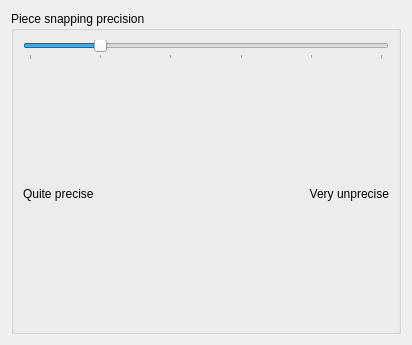
<ui version="4.0" >
 <class>GameplaySettingsWidget</class>
 <widget class="QWidget" name="GameplaySettingsWidget" >
  <property name="geometry" >
   <rect>
    <x>0</x>
    <y>0</y>
    <width>412</width>
    <height>345</height>
   </rect>
  </property>
  <layout class="QVBoxLayout" name="mainLayout" >
   <item>
    <widget class="QGroupBox" name="precisionBox" >
     <property name="title" >
      <string>Piece snapping precision</string>
     </property>
     <layout class="QGridLayout" name="precisionLayout" >
      <item row="0" column="0" colspan="2" >
       <widget class="QSlider" name="precisionSlider" >
        <property name="minimum" >
         <number>5</number>
        </property>
        <property name="maximum" >
         <number>30</number>
        </property>
        <property name="singleStep" >
         <number>5</number>
        </property>
        <property name="pageStep" >
         <number>10</number>
        </property>
        <property name="value" >
         <number>10</number>
        </property>
        <property name="orientation" >
         <enum>Qt::Horizontal</enum>
        </property>
        <property name="tickPosition" >
         <enum>QSlider::TicksBelow</enum>
        </property>
        <property name="tickInterval" >
         <number>5</number>
        </property>
       </widget>
      </item>
      <item row="1" column="0" >
       <widget class="QLabel" name="labelLowPrecision" >
        <property name="text" >
         <string>Quite precise</string>
        </property>
       </widget>
      </item>
      <item row="1" column="1" >
       <widget class="QLabel" name="labelHighPrecision" >
        <property name="text" >
         <string>Very unprecise</string>
        </property>
        <property name="alignment" >
         <set>Qt::AlignRight|Qt::AlignTrailing|Qt::AlignVCenter</set>
        </property>
       </widget>
      </item>
     </layout>
    </widget>
   </item>
  </layout>
 </widget>
 <customwidgets>
  <customwidget>
   <class>KIntSpinBox</class>
   <extends>QSpinBox</extends>
   <header>knuminput.h</header>
  </customwidget>
 </customwidgets>
 <resources/>
 <connections>
  <connection>
   <sender>radioAutosaveMove</sender>
   <signal>toggled(bool)</signal>
   <receiver>spinAutosaveMove</receiver>
   <slot>setEnabled(bool)</slot>
   <hints>
    <hint type="sourcelabel" >
     <x>108</x>
     <y>280</y>
    </hint>
    <hint type="destinationlabel" >
     <x>303</x>
     <y>280</y>
    </hint>
   </hints>
  </connection>
  <connection>
   <sender>radioAutosaveTime</sender>
   <signal>toggled(bool)</signal>
   <receiver>spinAutosaveTime</receiver>
   <slot>setEnabled(bool)</slot>
   <hints>
    <hint type="sourcelabel" >
     <x>108</x>
     <y>313</y>
    </hint>
    <hint type="destinationlabel" >
     <x>303</x>
     <y>313</y>
    </hint>
   </hints>
  </connection>
 </connections>
</ui>
